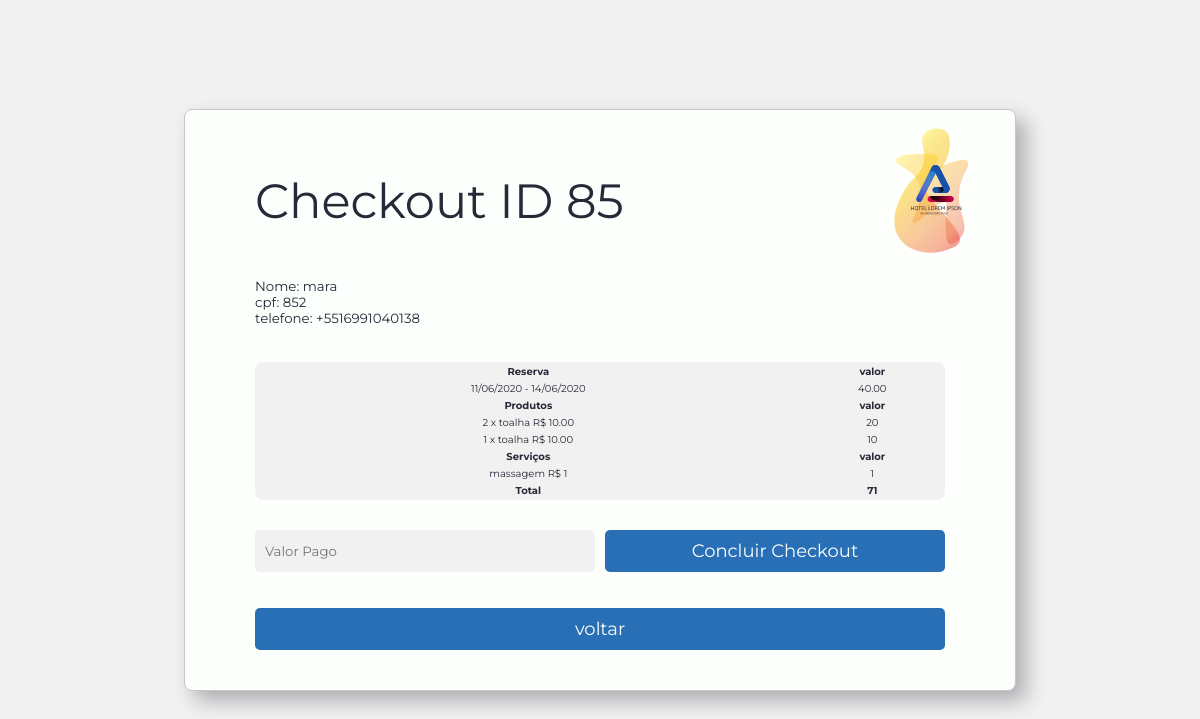
Page /_checkout.php?checkout=85 (signed in) on the committed database.
### tables this page shows
CREATE TABLE `tblreserva` (
  `idReserva` int(11) NOT NULL,
  `idCliente` int(11) NOT NULL,
  `idApartamento` int(11) NOT NULL,
  `qtdHospedes` int(11) NOT NULL,
  `dataReserva` datetime NOT NULL,
  `dataCheckin` datetime NOT NULL,
  `dataCheckout` datetime NOT NULL,
  `checkin` tinyint(1) NOT NULL,
  `checkout` tinyint(1) NOT NULL,
  `valorTotalReserva` float(12,2) NOT NULL,
  `valorPago` float(12,2) NOT NULL
);

CREATE TABLE `tblcliente` (
  `id` int(11) NOT NULL,
  `nome` varchar(45) NOT NULL,
  `cpf` char(11) NOT NULL,
  `telefone` varchar(15) NOT NULL
);

CREATE TABLE `tblreservaproduto` (
  `idReserva` int(11) NOT NULL,
  `idProduto` int(11) NOT NULL,
  `qtd` int(11) NOT NULL,
  `valor` float(12,2) NOT NULL
);

CREATE TABLE `tblproduto` (
  `idProduto` int(11) NOT NULL,
  `descricao` varchar(150) NOT NULL,
  `valor` float(12,2) NOT NULL,
  `status` varchar(1) NOT NULL
);

CREATE TABLE `tblreservaservico` (
  `idReserva` int(11) NOT NULL,
  `idServico` int(11) NOT NULL,
  `realizado` tinyint(1) NOT NULL,
  `valor` varchar(1) NOT NULL
);

CREATE TABLE `tblservico` (
  `idServico` int(11) NOT NULL,
  `descricao` varchar(100) NOT NULL,
  `valor` float(12,2) NOT NULL,
  `status` varchar(1) NOT NULL
);

### _checkout.php (the view, shortened to what this page needs)
<?php
    include '_servidor.php';
    $checkout = $_GET["checkout"];
    function data($data){
        return date("d/m/Y", strtotime($data));
    }
    $previous = "document.location.href='./atendimento.php'";
    $resposta = "";
    $reserva = "";
    $servicototal = 0;
    $produtototal = 0;
    try{
        $sql = "SELECT
        tblreserva.qtdHospedes,
        tblreserva.dataCheckin,
        tblreserva.idApartamento,
        tblreserva.dataCheckout,
        tblreserva.valorTotalReserva,
        tblcliente.id ,
        tblcliente.cpf ,
        tblcliente.telefone ,
        tblcliente.nome
        FROM tblreserva INNER JOIN tblcliente ON tblreserva.idCliente = tblcliente.id  where idReserva='".$checkout."' ";
        $res = $db->prepare($sql);
        $res->bindValue(1, '%a%');
        $res->execute();
        $check = $res->fetchAll(PDO::FETCH_OBJ);
    }
    catch(PDOException $e) {
        echo "Erro:";
    echo $e->getMessage();
    }
    if($check!=[]){
        try{
            $sql = "SELECT
            tblreservaproduto.idReserva,
            tblreservaproduto.qtd,
            tblreservaproduto.valor,
            tblproduto.descricao
            FROM tblreservaproduto INNER JOIN tblproduto ON tblreservaproduto.idProduto = tblproduto.idProduto where idReserva='".$checkout."' ";
            $res = $db->prepare($sql);
            $res->bindValue(1, '%a%');
            $res->execute();
            $resproduto = $res->fetchAll(PDO::FETCH_OBJ);
        }
        catch(PDOException $e) {
            echo "Erro:";
        echo $e->getMessage();
        }
        try{
            $sql = "SELECT
            tblreservaservico.idReserva,
            tblreservaservico.valor,
            tblservico.descricao
            FROM tblreservaservico INNER JOIN tblservico ON tblreservaservico.idServico = tblservico.idServico where idReserva='".$checkout."' ";
            $res = $db->prepare($sql);
            $res->bindValue(1, '%a%');
            $res->execute();
            $resservico = $res->fetchAll(PDO::FETCH_OBJ);
        }
        catch(PDOException $e) {
            echo "Erro:";
        echo $e->getMessage();
        }
        $reserva = '
            <td>'. data(substr($check[0]->dataCheckin,0,10))." - ". data(substr($check[0]->dataCheckout,0,10)).'</td>
             <td>'.$check[0]->valorTotalReserva.'</td>';
        $resposta = "
        <small> Nome: ".$check[0]->nome."</small><br>
        <small> cpf: ".$check[0]->cpf."</small><br>
        <small> telefone: ".$check[0]->telefone."</small><br>
        ";
    }else{
        $resposta = "Não foi possivel achar o checkin da reserva com o ID: ".$checkout;
    }
    if($_SESSION['perfil']==1){
        echo '<html lang="pt-br">
        <head>
            <meta charset="UTF-8">
            <meta name="viewport" content="width=device-width, initial-scale=1.0">
            <title>Hotel Lorem Ipson</title>
            <link rel="stylesheet" href="style.css">
        </head>
        <body>
            <div class="conteiner">
                <div  class="form__login">
                    <h1>Checkout ID '.$checkout.' </h1>
                    <p>'.$resposta.'</p>
                    <table >
                        <tr>
                            <th>Reserva</th>
                            <th>valor</th>
                        </tr>
                        <tr>
                        '.$reserva.'
                        </tr>
                        <tr>
                            <th>Produtos</th>
                            <th>valor</th>
                        </tr>
                        ';
                        for ($x = 0; $x < sizeof($resproduto); $x++){
                            $value = $resproduto[$x]->valor*$resproduto[$x]->qtd;
                            echo " <tr><td>".$resproduto[$x]->qtd." x ".$resproduto[$x]->descricao." R$ ".$resproduto[$x]->valor."</td>";
                            echo "<td>".$resproduto[$x]->valor*$resproduto[$x]->qtd."</td> </tr>";
                            $produtototal = $produtototal + $value;
                        }
                        echo '
                        <tr>
                            <th>Serviços</th>
                            <th>valor</th>
                        </tr>
                        ';
                        for ($x = 0; $x < sizeof($resservico); $x++){
                            echo "<tr><td>".$resservico[$x]->descricao." R$ ".$resservico[$x]->valor."</td>";
                            echo "<td>".$resservico[$x]->valor."</td></tr>";
                            $servicototal = $servicototal +$resservico[$x]->valor;
                        }
                        echo '
                        <tr>
                            <th>Total</th>
                            <th>';
                            $total = $servicototal + $produtototal + $check[0]->valorTotalReserva;
                            echo $total
                            ;echo '</th>
                        </tr>
                    </table>
                    <span></span>
                    <form class="displaygrid2" action="_concluir_checkout.php" method="POST">
                        <input class="input__default" required placeholder="Valor Pago" type="text" name="valorpago"/>
                        <input value="'.$check[0]->idApartamento.'" type="hidden" name="idapt"/>
                        <input value="'.$checkout.'" type="hidden" name="idreserva"/>
                        <button class="button__default" type="submit">Concluir Checkout</button>
                    </form>
                    <button class="button__default" onclick='.$previous.' type="button">voltar</button>
                </div>
                <div class="logo__p">
                    <img src="./10_21/1111svg.svg" alt="logo loremipson">
                    <img class="animacao1 fundologo1" src="./10_21/fundo.svg" alt="logo loremipson">
                    <img class="animacao2 fundologo2" src="./10_21/fundo2.svg" alt="logo loremipson">
                </div>
            </div>
        </body>
        </html>';
    }else if($_SESSION['perfil']==3){
        header('Location: ./gerenciaReservas.php');
    }else if($_SESSION['perfil']==2){
        header('Location: ./reserva.php');
    }else{
        header('Location: ./index.html');
    }
?>

### style.css (style rules this page uses)
* { font-family: 'Montserrat', sans-serif; }
table { border:none !important;font-size: 10px;background-color: #f1f1f1;border-radius: 8px;margin: 20px 0; }
td { border:none !important; text-align: center; }
body { background-color: #f1f1f1; background-image: url("./10_21/367502-PAXLKG-681.jpg"); background-attachment: fixed; background-size: cover; color:#272838; display: flex; align-items: center; height: 100vh; font-family: 'Montserrat', sans-serif; justify-content: center; margin: inherit; }
.conteiner { background-color: #FDFFFC; border: 1px solid #c5c5c5; border-radius: 8px; display: flex; margin: 20px; width: 100%; max-width: 750px; min-height: 500px; padding: 0 40px; position: relative; box-shadow: 10px 10px 20px #27283854; }
.form__login { display: flex; flex-direction: column; width: 100%; padding: 30px; justify-content: center; }
.input__default { background-color: #f1f1f1; border: none; border-radius: 5px; padding: 10px; min-width: 70px; resize: none; margin: 10px 0; width: 100%; }
.button__default { color: #FDFFFC; background-color: #296FB5; padding: 10px; border: 0; border-radius: 5px; margin: 10px 0; font-size: 18px; cursor: pointer; width: 100%; }
h1 { font-size: 3em; font-weight: 400; }
.displaygrid2 { display: grid; grid-template-columns: 1fr 1fr; gap: 10px; }
.logo__p { width: 100px; padding: 30px; position: absolute; right: 0; z-index: 10; display: flex; align-items: center; justify-content: center; }
.logo__p img { width: 100%; }

### rows in the picture
tblreserva: idCliente.nome "mara", idCliente.cpf "852", idCliente.telefone "+5516991040138", dataCheckin "11/06/2020", dataCheckout "14/06/2020", valorTotalReserva "40.00", valorTotalReserva "71"
tblreservaproduto: qtd "2", idProduto.descricao "toalha", valor "10.00", $resproduto[$x]->valor*$resproduto[$x]->qtd "20"
tblreservaproduto: qtd "1", idProduto.descricao "toalha", valor "10.00", $resproduto[$x]->valor*$resproduto[$x]->qtd "10"
tblreservaservico: idServico.descricao "massagem", valor "1"

### other values in the picture
$checkout "85"
